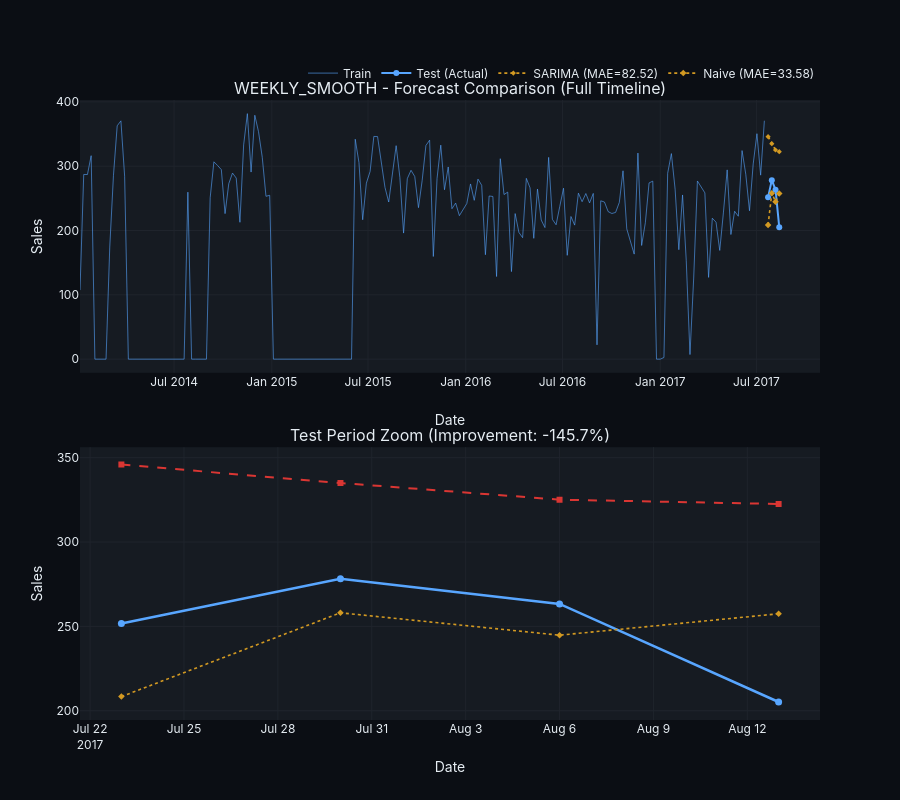
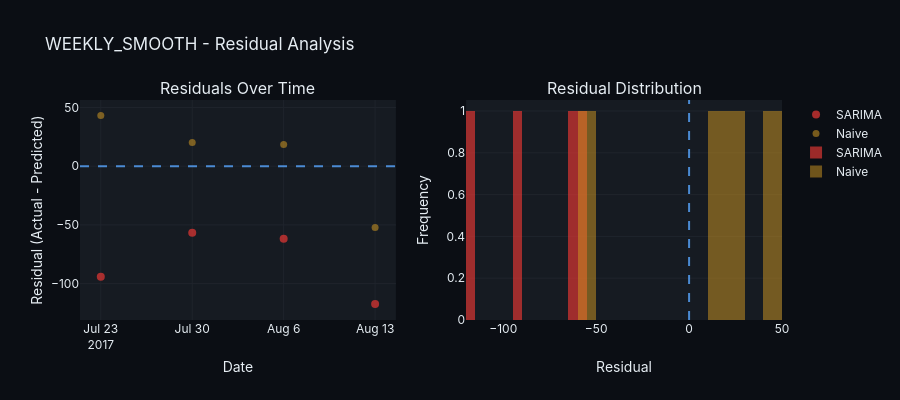

The cell these charts' notebook holds for them, in order:
### Code cell
# =============================================================================
# CELL 8: RUN WEEKLY SMOOTH
# =============================================================================

result_weekly_smooth = run_baseline_plotly(
    df=weekly_smooth,
    pattern="weekly_smooth",
    store=ITEMS_TO_MODEL["weekly_smooth"]["store"],
    item=ITEMS_TO_MODEL["weekly_smooth"]["item"],
    freq="W",
    season_length=52,
)

### Figure 1 — Plotly figure (JSON) as saved in the notebook; plotly's stock layout.template omitted (floating-point values rounded to 4 significant figures; data arrays with more than 128 entries replaced by an {"elided": "..."} marker saying what was removed)
{"data": [{"hovertemplate": "Train<br>Date: %{x}<br>Sales: %{y:.2f}<extra></extra>", "line": {"color": "#58A6FF", "width": 1}, "mode": "lines", "name": "Train", "opacity": 0.6, "type": "scatter", "x": {"elided": "185 str values"}, "xaxis": "x", "y": {"elided": "185 float values"}, "yaxis": "y"}, {"hovertemplate": "Actual<br>Date: %{x}<br>Sales: %{y:.2f}<extra></extra>", "line": {"color": "#58A6FF", "width": 2}, "marker": {"size": 6}, "mode": "lines+markers", "name": "Test (Actual)", "type": "scatter", "x": ["2017-07-23T00:00:00.000000000", "2017-07-30T00:00:00.000000000", "2017-08-06T00:00:00.000000000", "2017-08-13T00:00:00.000000000"], "xaxis": "x", "y": [251.7, 278.3, 263.3, 205.2], "yaxis": "y"}, {"hovertemplate": "SARIMA<br>Date: %{x}<br>Forecast: %{y:.2f}<extra></extra>", "line": {"color": "#D29922", "dash": "dot", "width": 1.8}, "marker": {"color": "#D29922", "size": 4, "symbol": "diamond"}, "mode": "lines+markers", "name": "SARIMA (MAE=82.52)", "type": "scatter", "x": ["2017-07-23T00:00:00.000000000", "2017-07-30T00:00:00.000000000", "2017-08-06T00:00:00.000000000", "2017-08-13T00:00:00.000000000"], "xaxis": "x", "y": [345.9, 335.0, 325.1, 322.5], "yaxis": "y"}, {"hovertemplate": "Naive<br>Date: %{x}<br>Forecast: %{y:.2f}<extra></extra>", "line": {"color": "#D29922", "dash": "dot", "width": 1.6}, "marker": {"color": "#D29922", "size": 5, "symbol": "diamond"}, "mode": "lines+markers", "name": "Naive (MAE=33.58)", "type": "scatter", "x": ["2017-07-23T00:00:00.000000000", "2017-07-30T00:00:00.000000000", "2017-08-06T00:00:00.000000000", "2017-08-13T00:00:00.000000000"], "xaxis": "x", "y": [208.4, 258.1, 244.8, 257.5], "yaxis": "y"}, {"hovertemplate": "Actual<br>Date: %{x}<br>Sales: %{y:.2f}<extra></extra>", "line": {"color": "#58A6FF", "width": 2.5}, "marker": {"color": "#58A6FF", "size": 7, "symbol": "circle"}, "mode": "lines+markers", "name": "Actual", "showlegend": false, "type": "scatter", "x": ["2017-07-23T00:00:00.000000000", "2017-07-30T00:00:00.000000000", "2017-08-06T00:00:00.000000000", "2017-08-13T00:00:00.000000000"], "xaxis": "x2", "y": [251.7, 278.3, 263.3, 205.2], "yaxis": "y2"}, {"hovertemplate": "SARIMA<br>Date: %{x}<br>Forecast: %{y:.2f}<extra></extra>", "line": {"color": "#DA3633", "dash": "dash", "width": 2}, "marker": {"color": "#DA3633", "size": 6, "symbol": "square"}, "mode": "lines+markers", "name": "SARIMA", "showlegend": false, "type": "scatter", "x": ["2017-07-23T00:00:00.000000000", "2017-07-30T00:00:00.000000000", "2017-08-06T00:00:00.000000000", "2017-08-13T00:00:00.000000000"], "xaxis": "x2", "y": [345.9, 335.0, 325.1, 322.5], "yaxis": "y2"}, {"hovertemplate": "Naive<br>Date: %{x}<br>Forecast: %{y:.2f}<extra></extra>", "line": {"color": "#D29922", "dash": "dot", "width": 1.6}, "marker": {"color": "#D29922", "size": 5, "symbol": "diamond"}, "mode": "lines+markers", "name": "Naive", "showlegend": false, "type": "scatter", "x": ["2017-07-23T00:00:00.000000000", "2017-07-30T00:00:00.000000000", "2017-08-06T00:00:00.000000000", "2017-08-13T00:00:00.000000000"], "xaxis": "x2", "y": [208.4, 258.1, 244.8, 257.5], "yaxis": "y2"}], "layout": {"annotations": [{"font": {"size": 16}, "showarrow": false, "text": "WEEKLY_SMOOTH - Forecast Comparison (Full Timeline)", "x": 0.5, "xanchor": "center", "xref": "paper", "y": 1, "yanchor": "bottom", "yref": "paper"}, {"font": {"size": 16}, "showarrow": false, "text": "Test Period Zoom (Improvement: -145.7%)", "x": 0.5, "xanchor": "center", "xref": "paper", "y": 0.44, "yanchor": "bottom", "yref": "paper"}], "height": 800, "hovermode": "x unified", "legend": {"orientation": "h", "x": 1, "xanchor": "right", "y": 1.02, "yanchor": "bottom"}, "showlegend": true, "xaxis": {"anchor": "y", "domain": [0, 1], "title": {"text": "Date"}}, "xaxis2": {"anchor": "y2", "domain": [0, 1], "title": {"text": "Date"}}, "yaxis": {"anchor": "x", "domain": [0.56, 1], "title": {"text": "Sales"}}, "yaxis2": {"anchor": "x2", "domain": [0, 0.44], "title": {"text": "Sales"}}}}

### Figure 2 — Plotly figure (JSON) as saved in the notebook; plotly's stock layout.template omitted (floating-point values rounded to 4 significant figures)
{"data": [{"hovertemplate": "SARIMA Residual<br>Date: %{x}<br>Error: %{y:.2f}<extra></extra>", "marker": {"color": "#DA3633", "opacity": 0.75, "size": 8}, "mode": "markers", "name": "SARIMA", "type": "scatter", "x": ["2017-07-23T00:00:00.000000000", "2017-07-30T00:00:00.000000000", "2017-08-06T00:00:00.000000000", "2017-08-13T00:00:00.000000000"], "xaxis": "x", "y": [-94.23, -56.71, -61.78, -117.3], "yaxis": "y"}, {"hovertemplate": "Naive Residual<br>Date: %{x}<br>Error: %{y:.2f}<extra></extra>", "marker": {"color": "#D29922", "opacity": 0.55, "size": 7}, "mode": "markers", "name": "Naive", "type": "scatter", "x": ["2017-07-23T00:00:00.000000000", "2017-07-30T00:00:00.000000000", "2017-08-06T00:00:00.000000000", "2017-08-13T00:00:00.000000000"], "xaxis": "x", "y": [43.29, 20.2, 18.54, -52.29], "yaxis": "y"}, {"hovertemplate": "Bin: %{x}<br>Count: %{y}<extra></extra>", "marker": {"color": "#DA3633"}, "name": "SARIMA", "nbinsx": 15, "opacity": 0.7, "type": "histogram", "x": [-94.23, -56.71, -61.78, -117.3], "xaxis": "x2", "yaxis": "y2"}, {"hovertemplate": "Bin: %{x}<br>Count: %{y}<extra></extra>", "marker": {"color": "#D29922"}, "name": "Naive", "nbinsx": 15, "opacity": 0.5, "type": "histogram", "x": [43.29, 20.2, 18.54, -52.29], "xaxis": "x2", "yaxis": "y2"}], "layout": {"annotations": [{"font": {"size": 16}, "showarrow": false, "text": "Residuals Over Time", "x": 0.225, "xanchor": "center", "xref": "paper", "y": 1, "yanchor": "bottom", "yref": "paper"}, {"font": {"size": 16}, "showarrow": false, "text": "Residual Distribution", "x": 0.775, "xanchor": "center", "xref": "paper", "y": 1, "yanchor": "bottom", "yref": "paper"}], "barmode": "overlay", "height": 400, "shapes": [{"line": {"color": "#58A6FF", "dash": "dash"}, "opacity": 0.8, "type": "line", "x0": 0, "x1": 1, "xref": "x domain", "y0": 0, "y1": 0, "yref": "y"}, {"line": {"color": "#58A6FF", "dash": "dash"}, "opacity": 0.8, "type": "line", "x0": 0, "x1": 0, "xref": "x2", "y0": 0, "y1": 1, "yref": "y2 domain"}], "showlegend": true, "title": {"text": "WEEKLY_SMOOTH - Residual Analysis"}, "xaxis": {"anchor": "y", "domain": [0, 0.45], "title": {"text": "Date"}}, "xaxis2": {"anchor": "y2", "domain": [0.55, 1], "title": {"text": "Residual"}}, "yaxis": {"anchor": "x", "domain": [0, 1], "title": {"text": "Residual (Actual - Predicted)"}}, "yaxis2": {"anchor": "x2", "domain": [0, 1], "title": {"text": "Frequency"}}}}
